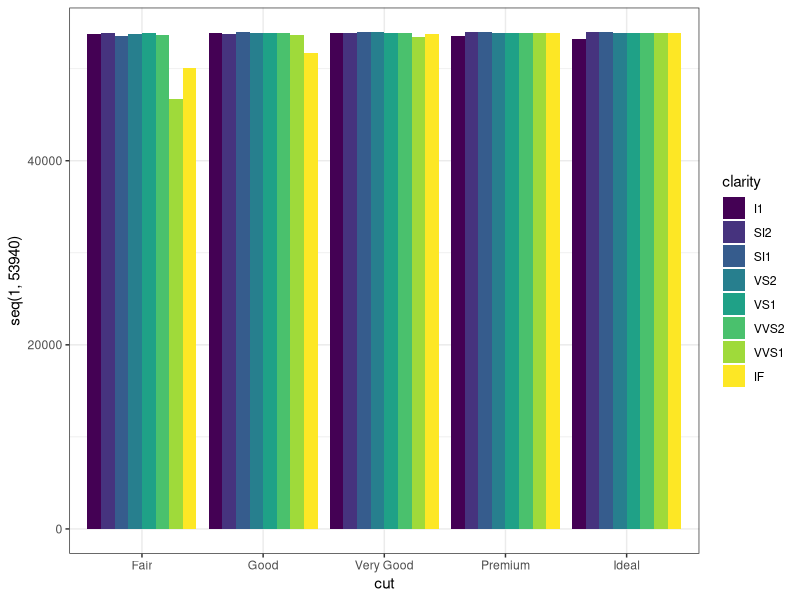
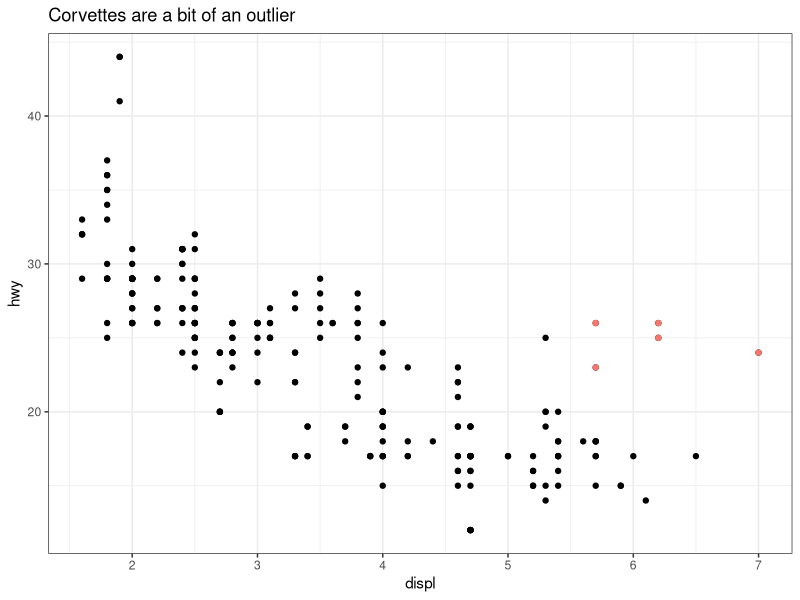
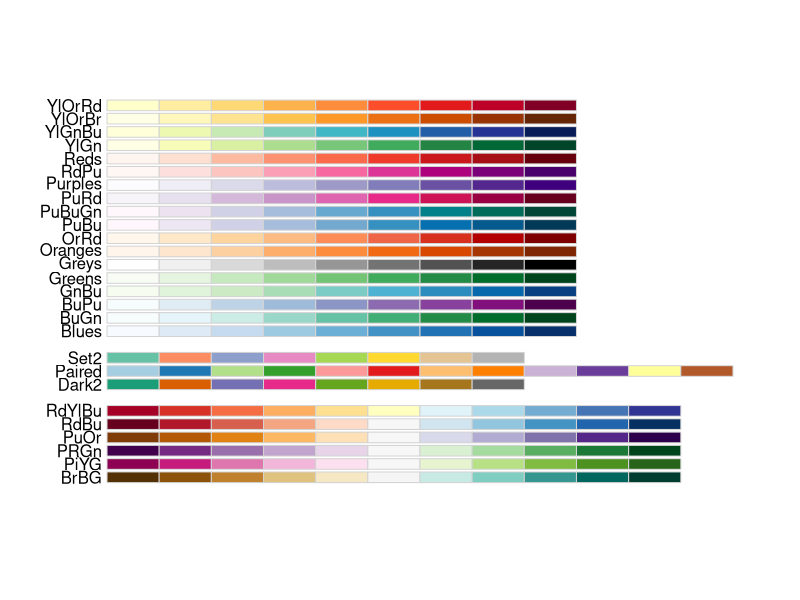
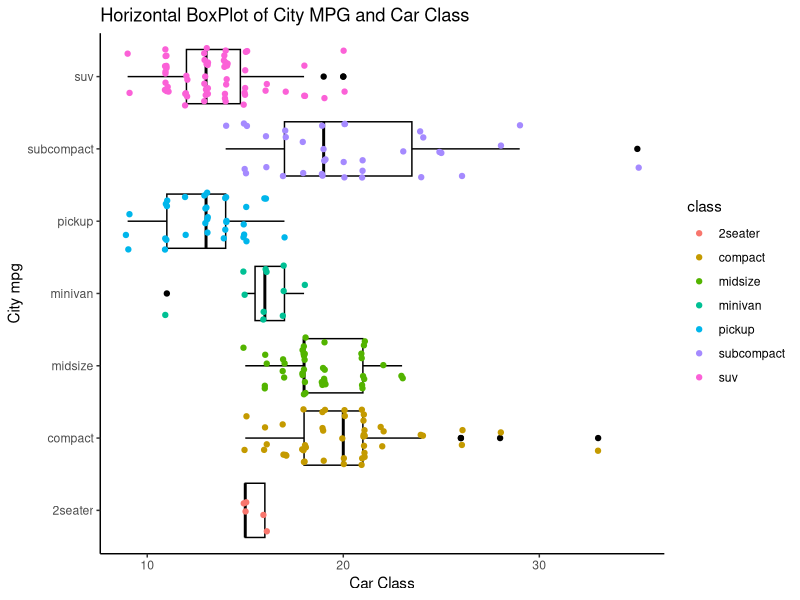

These figures' R source, in order:
## ---- chunk 1
knitr::opts_chunk$set(echo = FALSE)
## ---- chunk 2
library("ggplot2")
library("magrittr") #so I can do some piping
data("diamonds")
data("mpg")
data("iris")
theme_set(theme_bw()) #I'll give you this one, you can set the theme individually for graphs
#or you can set the theme for all the graphs using theme_set()
#theme_bw() is best theme (IMO)

#for graph 3:
library("ggrepel")


## ---- chunk 3
data("diamonds")
ggplot(diamonds, aes(cut, seq(1,53940), fill=clarity))+
geom_bar(position= position_dodge(), stat= "identity")
#hint think about the *position* the bars are in...
## ---- chunk 4


## ---- chunk 5
data("iris")
## ---- chunk 6

## ---- chunk 7
data("mpg")
corvette <- mpg[mpg$model == "corvette",]
#install
require("ggrepel") #useful for making text annotations better, hint hint
set.seed(42)
## ---- chunk 8
ggplot()+
  geom_point(mpg, mapping=aes(displ,hwy))+
  geom_point(corvette, mapping= aes ( displ, hwy, color= 'blue'))+
  labs(title="Corvettes are a bit of an outlier", x= "displ", y="hwy")+
  theme(legend.position= "none")

## ---- chunk 9
data(mpg)

#hint for the coloring, colorbrewer and you can set palette colors and make your graphs colorblind friendly
library(RColorBrewer)
display.brewer.all(colorblindFriendly = T) #take a look at the colorblindfriendly options
## ---- chunk 10
 ggplot(mpg, aes(cty, class, color=class))+
  geom_boxplot(color= "black")+
  geom_jitter(shape=19, position=position_jitter(0.1))+
  labs(title= "Horizontal BoxPlot of City MPG and Car Class", x= "Car Class", y= "City mpg")+
  theme(panel.grid.major= element_blank(),panel.grid.minor= element_blank(), panel.border= element_blank(), axis.line= element_line(colour="black"))
